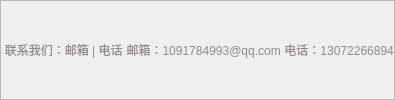
                   <widget class="QFrame" name="frame_16">
                    <property name="sizePolicy">
                     <sizepolicy hsizetype="Preferred" vsizetype="Expanding">
                      <horstretch>0</horstretch>
                      <verstretch>1</verstretch>
                     </sizepolicy>
                    </property>
                    <property name="styleSheet">
                     <string notr="true">QPushButton{
	border:none;
	color: rgb(148, 136, 143);
	font: 11pt &quot;微软雅黑&quot;;
}
</string>
                    </property>
                    <property name="frameShape">
                     <enum>QFrame::StyledPanel</enum>
                    </property>
                    <property name="frameShadow">
                     <enum>QFrame::Raised</enum>
                    </property>
                    <layout class="QHBoxLayout" name="horizontalLayout_8">
                     <property name="spacing">
                      <number>0</number>
                     </property>
                     <property name="leftMargin">
                      <number>0</number>
                     </property>
                     <property name="topMargin">
                      <number>0</number>
                     </property>
                     <property name="rightMargin">
                      <number>0</number>
                     </property>
                     <property name="bottomMargin">
                      <number>0</number>
                     </property>
                     <item>
                      <widget class="QPushButton" name="pushButton_4">
                       <property name="text">
                        <string> 联系我们：邮箱 | 电话</string>
                       </property>
                       <property name="icon">
                        <iconset resource="res.qrc">
                         <normaloff>:/icons/icons/contact.png</normaloff>:/icons/icons/contact.png</iconset>
                       </property>
                       <property name="iconSize">
                        <size>
                         <width>17</width>
                         <height>17</height>
                        </size>
                       </property>
                      </widget>
                     </item>
                     <item>
                      <widget class="QPushButton" name="pushButton_5">
                       <property name="text">
                        <string> 邮箱：1091784993@qq.com</string>
                       </property>
                       <property name="icon">
                        <iconset resource="res.qrc">
                         <normaloff>:/icons/icons/邮箱.png</normaloff>:/icons/icons/邮箱.png</iconset>
                       </property>
                       <property name="iconSize">
                        <size>
                         <width>18</width>
                         <height>18</height>
                        </size>
                       </property>
                      </widget>
                     </item>
                     <item>
                      <widget class="QPushButton" name="pushButton_3">
                       <property name="text">
                        <string> 电话：13072266894</string>
                       </property>
                       <property name="icon">
                        <iconset resource="res.qrc">
                         <normaloff>:/icons/icons/电话.png</normaloff>:/icons/icons/电话.png</iconset>
                       </property>
                       <property name="iconSize">
                        <size>
                         <width>19</width>
                         <height>19</height>
                        </size>
                       </property>
                      </widget>
                     </item>
                    </layout>
                   </widget>
